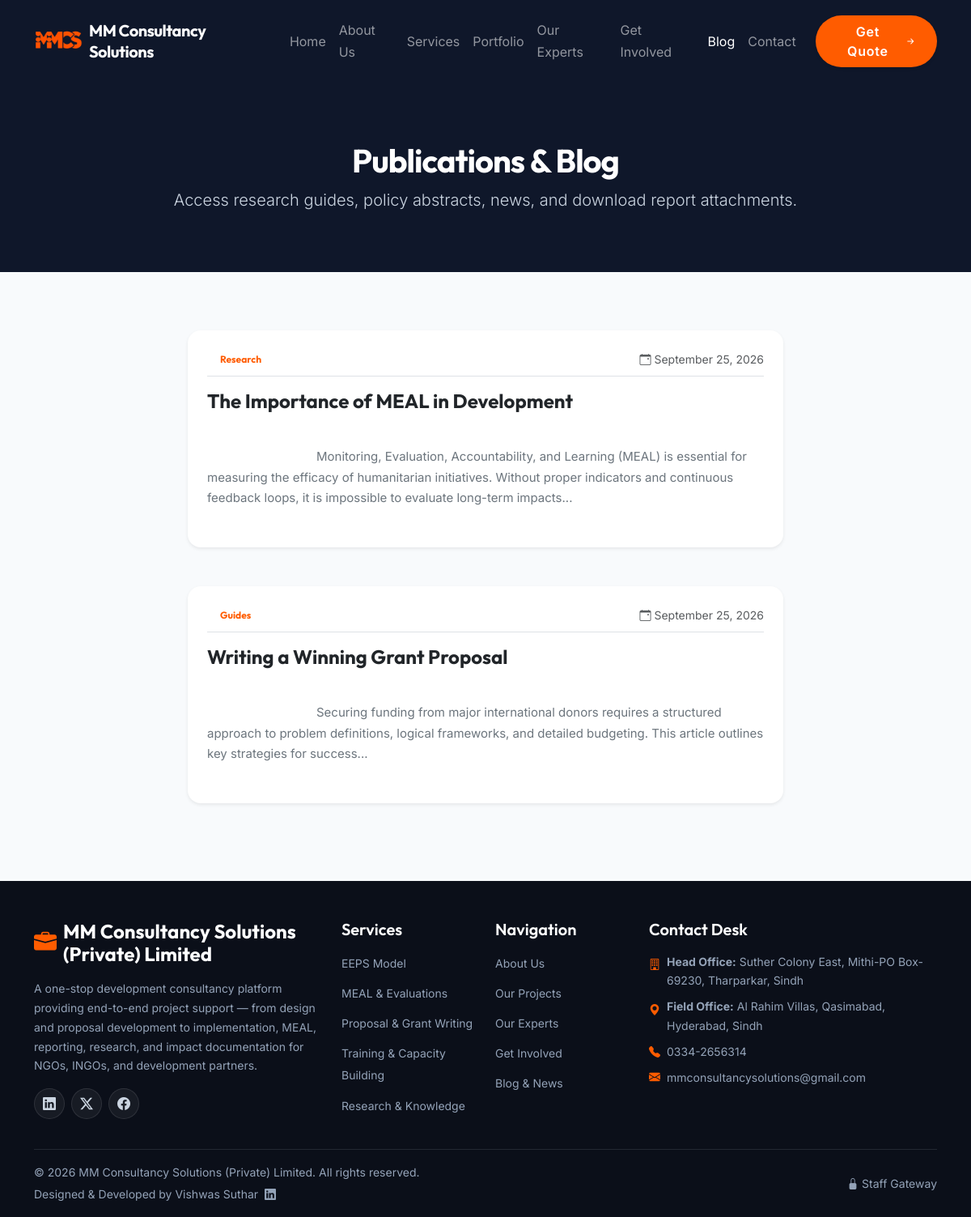
Screenshot of /blog.php with the database file from the repository.
### tables this page shows
CREATE TABLE IF NOT EXISTS `blog_posts` (
  `id` INT AUTO_INCREMENT PRIMARY KEY,
  `title` VARCHAR(255) NOT NULL,
  `content` LONGTEXT NOT NULL,
  `category` VARCHAR(100) NOT NULL,
  `file_path` VARCHAR(255) DEFAULT NULL,  
  `published_at` TIMESTAMP DEFAULT CURRENT_TIMESTAMP,
  `status` VARCHAR(20) DEFAULT 'draft',  
  `created_at` TIMESTAMP DEFAULT CURRENT_TIMESTAMP
);

### includes/functions.php (called while the page is built, shortened)
<?php
function escape($string) {
    return htmlspecialchars($string ?? '', ENT_QUOTES, 'UTF-8');
}

### public/blog.php (the view, shortened to what this page needs)
<?php
require_once dirname(__DIR__) . '/includes/header.php';
$posts = [];
try {
    $stmt = $pdo->prepare("SELECT * FROM `blog_posts` WHERE `status` = 'published' ORDER BY `published_at` DESC");
    $stmt->execute();
    $posts = $stmt->fetchAll();
} catch (PDOException $e) {
}
?>
<section class="py-5 bg-navy text-white text-center">
    <div class="container py-4">
        <h1 class="font-outfit text-white tracking-tight fw-bold mb-2">Publications & Blog</h1>
        <p class="text-gray lead mb-0">Access research guides, policy abstracts, news, and download report attachments.</p>
    </div>
</section>
<section class="py-5 bg-gray-soft">
    <div class="container py-4">
        <div class="row g-4 justify-content-center">
            <?php if (empty($posts)): ?>
                <div class="col-12 text-center text-muted py-5">
                    <i class="bi bi-journal-x fs-1 mb-2 d-block"></i>
                    No publications or blog posts are available currently.
                </div>
            <?php else: ?>
                <?php foreach ($posts as $p): ?>
                    <div class="col-lg-8">
                        <div class="card border-0 shadow-sm rounded-4 p-4 mb-4">
                            <div class="d-flex align-items-center justify-content-between mb-3 border-bottom pb-2">
                                <span class="badge bg-orange bg-opacity-10 text-orange px-3 py-1.5 font-outfit rounded-pill"><?php echo escape($p['category']); ?></span>
                                <small class="text-muted"><i class="bi bi-calendar-event me-1"></i><?php echo escape(date('F d, Y', strtotime($p['published_at']))); ?></small>
                            </div>
                            <h3 class="font-outfit fs-4 text-dark mb-3"><?php echo escape($p['title']); ?></h3>
                            <p class="text-secondary mb-4 leading-relaxed" style="white-space: pre-wrap; font-size: 15px;">
                                <?php echo escape($p['content']); ?>
                            </p>
                        </div>
                    </div>
                <?php endforeach; ?>
            <?php endif; ?>
        </div>
    </div>
</section>
<?php
require_once dirname(__DIR__) . '/includes/footer.php';
?>

### assets/css/style.css (style rules this page uses)
:root { --navy-dark: #0f172a; --navy-light: #1e293b; --orange-primary: #FF5C00; --orange-hover: #cc4a00; --text-dark: #0f172a; --text-muted: #64748b; --gray-bg: #f8fafc; --gray-border: #e2e8f0; --navy-raw: 15, 23, 42; --orange-raw: 255, 92, 0; }
body { font-family: 'Inter', sans-serif; color: var(--text-dark); background-color: #ffffff; line-height: 1.7; overflow-x: hidden; }
.font-outfit { font-family: 'Outfit', sans-serif; }
h1, h2, h3, h4, h5, h6 { font-family: 'Outfit', sans-serif; font-weight: 700; color: var(--navy-dark); }
.tracking-tight { letter-spacing: -0.025em; }
.bg-navy { background-color: var(--navy-dark) !important; }
.bg-gray-soft { background-color: var(--gray-bg); }
.text-orange { color: var(--orange-primary) !important; }
.text-gray { color: #cbd5e1 !important; }

### rows the page displays
blog_posts: category "Research", published_at "September 25, 2026", title "The Importance of MEAL in Development", content "Monitoring, Evaluation, Accountability, and Learning (MEAL) is essential for measuring the efficacy of humanitarian initiatives. Without proper indicators and continuous feedback loops, it is impossible to evaluate long-term impacts..."
blog_posts: category "Guides", published_at "September 25, 2026", title "Writing a Winning Grant Proposal", content "Securing funding from major international donors requires a structured approach to problem definitions, logical frameworks, and detailed budgeting. This article outlines key strategies for success..."

### other values shown
$nav_brand "MM Consultancy Solutions"
$company_name "MM Consultancy Solutions (Private) Limited"
$address "Suther Colony East, Mithi-PO Box-69230, Tharparkar, Sindh"
$field_address "Al Rahim Villas, Qasimabad, Hyderabad, Sindh"
$phone "0334-2656314"
$email "mmconsultancysolutions@gmail.com"
$footer_text "© 2026 MM Consultancy Solutions (Private) Limited. All rights reserved."
